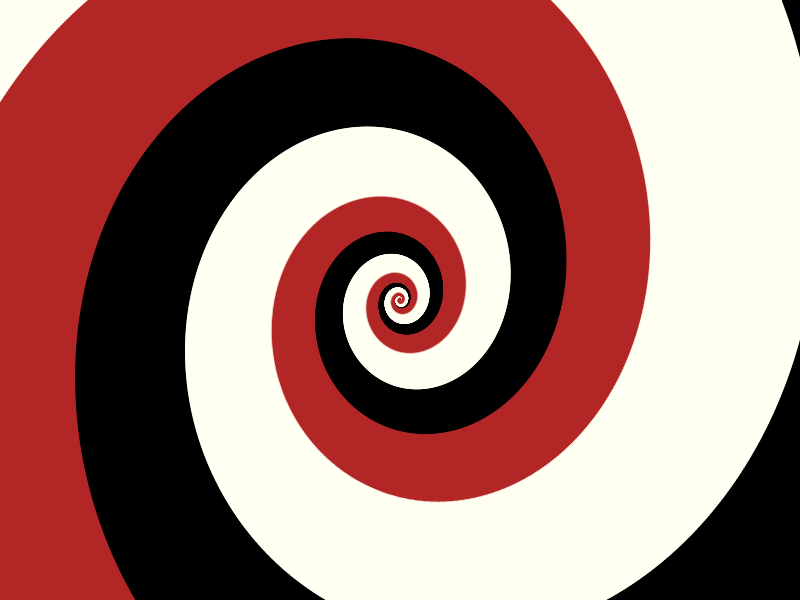

Source code (R):
png("ratio.png",1200,800)

col1 = rgb(0,0,0)
col2 = rgb(0.7,0.15,0.15)
col3 = rgb(1,1,0.95)

par(mar=c(0,0,0,0))
plot(0,0,"n",xlim=c(-12,12),ylim=c(-8,8),axes=F,ann=F)

n = 6001
thetas = seq(0,6*2*pi,length.out=n)
rs = exp(seq(-5,3,length.out=n))
rs2 = exp(seq(-5,3,length.out=n))*1.5
rs3 = exp(seq(-5,3,length.out=n))*2.5

polygon(c(-13,-13,13,13),c(-9,9,9,-9),col1)

for(i in 1:(n-1)){
    x1 = rs[i]*cos(thetas[i])
    y1 = rs[i]*sin(thetas[i])
    x2 = rs[i+1]*cos(thetas[i+1])
    y2 = rs[i+1]*sin(thetas[i+1])
    x3 = rs2[i]*cos(thetas[i])
    y3 = rs2[i]*sin(thetas[i])
    x4 = rs2[i+1]*cos(thetas[i+1])
    y4 = rs2[i+1]*sin(thetas[i+1])
    x5 = rs3[i]*cos(thetas[i])
    y5 = rs3[i]*sin(thetas[i])
    x6 = rs3[i+1]*cos(thetas[i+1])
    y6 = rs3[i+1]*sin(thetas[i+1])
    polygon(c(x1,x2,x4,x3),c(y1,y2,y4,y3),col=col2,border = col2)
    polygon(c(x3,x4,x6,x5),c(y3,y4,y6,y5),col=col3,border = col3)
}

dev.off()
